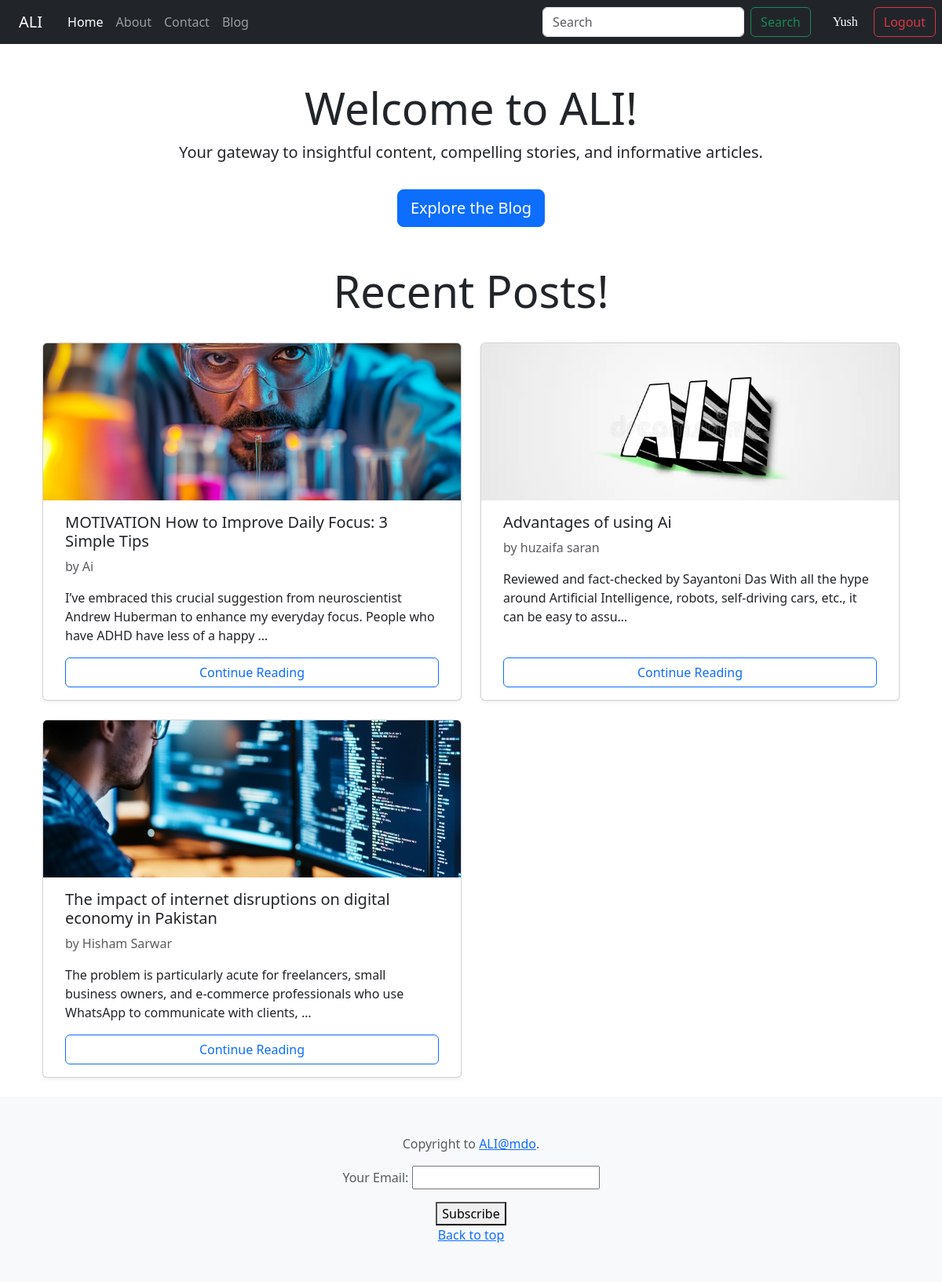
Screenshot of / (signed in) with the database file from the repository.
### ali/models.py (models this page shows, shortened)
class Post(models.Model):
    sno = models.AutoField(primary_key=True)
    title = models.CharField(max_length=255)
    author = models.CharField(max_length=50)
    intro = models.TextField(help_text="Short introduction or overview", null=True, blank=True)
    content = models.TextField(help_text="Main content of the article", null=True, blank=True)
    image1 = models.ImageField(upload_to='static/', null=True, blank=True, help_text="Main image")
    section1_title = models.CharField(max_length=255, blank=True, null=True, help_text="Title for section 1")
    section1_content = models.TextField(blank=True, null=True, help_text="Content for section 1")
    image2 = models.ImageField(upload_to='static/', null=True, blank=True, help_text="Image for section 1")
    section2_title = models.CharField(max_length=255, blank=True, null=True, help_text="Title for section 2")
    section2_content = models.TextField(blank=True, null=True, help_text="Content for section 2")
    image3 = models.ImageField(upload_to='static/', null=True, blank=True, help_text="Image for section 2")
    slug = models.SlugField(unique=True, max_length=150, null=True, blank=True)
    time_stamp = models.DateTimeField(auto_now_add=True)

### ali/views.py (the view)
# urls.py: path('', views.home, name='home'),
def home(request):
    if request.method == "POST":
        form = EmailForm(request.POST)
        if form.is_valid():
            recipient_email = form.cleaned_data['email']
            subject = "Thank you for subscribing!"
            message = "Welcome to our mailing list."
            from_email = settings.EMAIL_HOST_USER
            send_mail(subject, message, from_email, [recipient_email])
            messages.success(
                request, "You have successfully subscribed to our mailing list.Chk your email for confirmation")
            return render(request, 'ali/ali.html')
    else:
        form = EmailForm()
    all_posts = Post.objects.order_by(
        '-time_stamp')[:3]  # Get the latest 3 posts
    return render(request, "ali/ali.html", {'all_posts': all_posts, 'form': form})

### ali/forms.py
class EmailForm(forms.Form):
    email = forms.EmailField(label='Your Email', max_length=100)

### templates/ali/ali.html (shortened to what this page needs)
{% extends 'basic.html' %}
{% block aliactive %}active{% endblock %}
{% block body %}
<div class="container my-5">
  <div class="text-center mb-5">
    <h1 class="display-4 font-weight-bold">Welcome to ALI!</h1>
    <p class="lead">Your gateway to insightful content, compelling stories, and informative articles.</p>
    <a href="/blog/" class="btn btn-lg btn-primary mt-3">Explore the Blog</a>
  </div>
</div>
<div class="container">
  <h2 class="display-4 font-weight-bold" style="text-align: center;">Recent Posts!</h2>
  <br>
  <div class="row">
    {% for post in all_posts %}
    <div class="col-md-6 mb-4">
      <div class="card h-100 shadow-sm">
        <img src="{{ post.image1.url }}" class="card-img-top" alt="{{ post.title }}" style="height: 200px; object-fit: cover;">
        <div class="card-body d-flex flex-column">
          <h5 class="card-title">{{ post.title }}</h5>
          <p class="card-text text-muted">{{ post.timestamp|date:"F j, Y" }} by {{ post.author }}</p>
          <p class="card-text">{{ post.content|truncatechars:150 }}</p>
          <a href="/blog/{{ post.slug }}" class="mt-auto btn btn-outline-primary">Continue Reading</a>
        </div>
      </div>
    </div>
    {% endfor %}
  </div>
</div>
{% endblock %}

### templates/basic.html (shortened to what this page needs)
{% load static %}
<!doctype html>
<html lang="en">
<head>
  <link rel="stylesheet" href="https://cdn.jsdelivr.net/npm/bootstrap@5.3.3/dist/css/bootstrap.min.css"
>
</head>
<body>
  <nav class="navbar navbar-expand-lg navbar-dark bg-dark">
    <a class="navbar-brand mx-4" href="/">ALI</a>
    <div class="collapse navbar-collapse justify-content-between" id="navbarSupportedContent">
      <ul class="navbar-nav mb-2 mb-lg-0" id="navi">
        <li class="nav-item">
          <a class="nav-link {% block aliactive %}{% endblock aliactive%}" href="/">Home</a>
        </li>
        <li class="nav-item">
          <a class="nav-link {% block aboutactive %}{% endblock aboutactive %}" href="/blog/about">About</a>
        </li>
        <li class="nav-item">
          <a class="nav-link {% block contactactive %}{% endblock contactactive %}" href="/blog/contact">Contact</a>
        </li>
        <li class="nav-item">
          <a class="nav-link {% block bloghomeactive %}{% endblock bloghomeactive %}" href="/blog">Blog</a>
        </li>
      </ul>
      <form class="d-flex me-0" action="/blog/search" method="get">
        <input class="form-control me-2" name="query" id="search" type="search" placeholder="Search"
          aria-label="Search">
        <button class="btn btn-outline-success me-2" type="submit">Search</button>
        {% if user.is_authenticated %}
        <span class="welcome">{{user.username.capitalize}}</span>
        <a href="/logout"><button class="btn btn-outline-danger me-2" type="button">Logout</button></a>
        {% else %}
        <a href="/signup"><button class="btn btn-outline-success me-2" type="button">Signup</button></a>
        <a href="/signin"><button class="btn btn-outline-success me-2" type="button">Signin</button></a>
        {% endif %}
      </form>
    </div>
  </nav>
  {% block body %} {% endblock body %}
  <footer class="py-5 text-center text-body-secondary bg-body-tertiary">
    <p>Copyright to <a href="/">ALI@mdo</a>.</p>
    <p class="mb-0">
    <div class="form-container">
      <form action="{% url 'send_email' %}" method="POST">
        {{ form.as_p }}
        <button type="submit">Subscribe</button>
      </form>
    </div>
    <a href="#">Back to top</a>
</body>
</html>

### templates/basic.html (style rules this page uses)
.row { margin: 0px 0px; }
.d-flex { margin-left: 12px; margin-right: 12px; }
.welcome { display: flex; justify-content: center; align-items: center; color: white; margin: 0px 20px; font-family: cursive; }

### rows the page displays
Post: image1 (picture), title "MOTIVATION How to Improve Daily Focus: 3 Simple Tips", author "Ai", content "I’ve embraced this crucial suggestion from neuroscientist Andrew Huberman to enhance my everyday focus. People who have ADHD have less of a happy …"
Post: image1 (picture), title "Advantages of using Ai", author "huzaifa saran", content "Reviewed and fact-checked by Sayantoni Das With all the hype around Artificial Intelligence, robots, self-driving cars, etc., it can be easy to assu…"
Post: image1 (picture), title "The impact of internet disruptions on digital economy in Pakistan", author "Hisham Sarwar", content "The problem is particularly acute for freelancers, small business owners, and e-commerce professionals who use WhatsApp to communicate with clients, …"

### other values shown
{{ user.username.capitalize }} "Yush"
